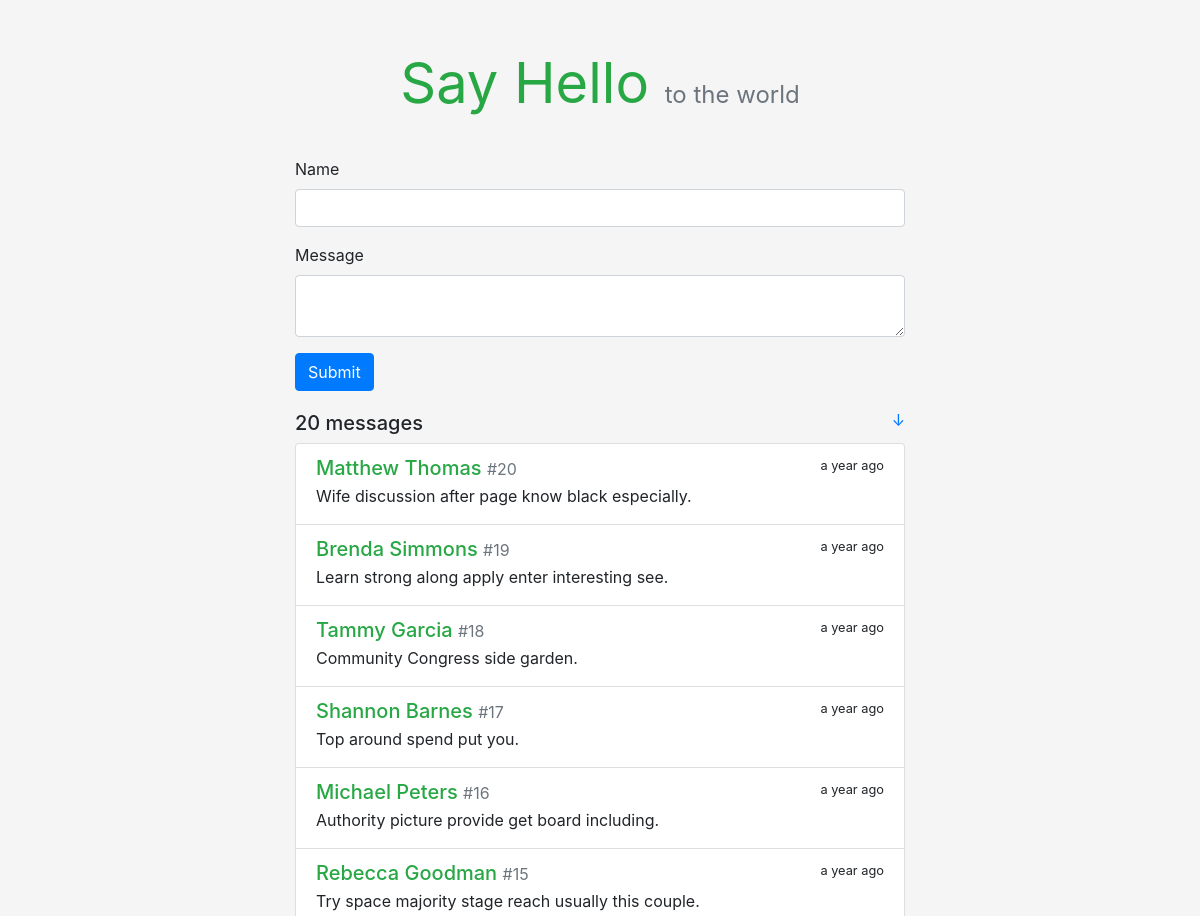
The app's page / (upper part), older data.
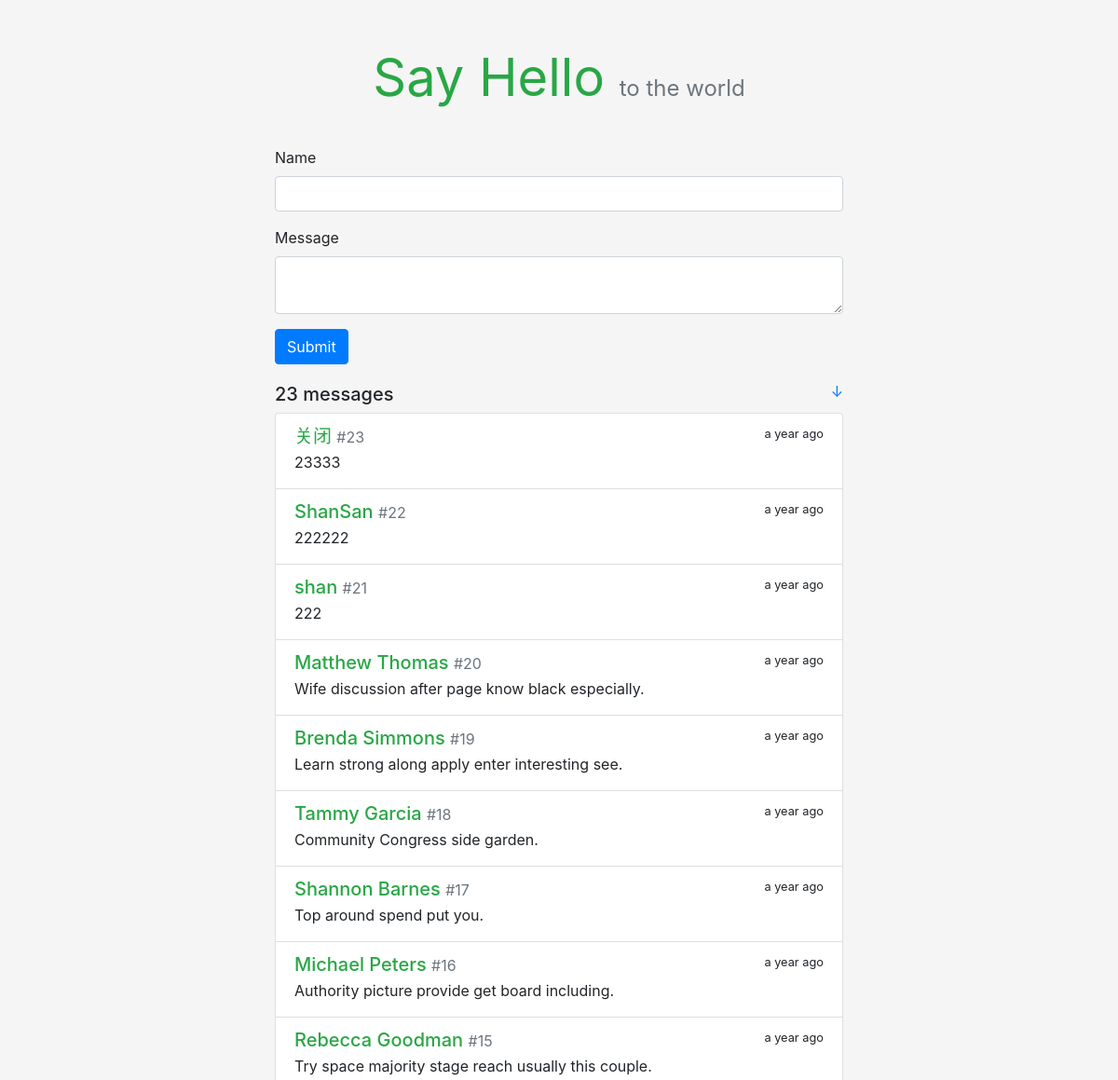
The same page, newer data.
### sayhello/models.py (models this page shows)
class Message(db.Model):
    id = db.Column(db.Integer, primary_key = True)
    body = db.Column(db.String(200))
    name = db.Column(db.String(20))
    timestamp = db.Column(db.DateTime, default=datetime.utcnow, index=True) # 留言时间戳

### sayhello/views.py (the view, shortened to what this page needs)
@app.route('/',methods=['GET', 'POST'])
def index():
    messages = Message.query.order_by(Message.timestamp.desc()).all()
    form = HelloForm()
    return render_template('index.html', form=form, messages=messages)

### sayhello/forms.py
class HelloForm(FlaskForm):
    name = StringField('Name', validators=[DataRequired(), Length(1, 20)])
    body = TextAreaField('Message', validators=[DataRequired(), Length(1, 200)])
    submit = SubmitField()

### sayhello/templates/index.html
{% extends 'base.html' %}
{% from 'bootstrap/form.html' import render_form %}
{% block content %}
    <div class="hello-form">
        {{ render_form(form, action=request.full_path) }}
    </div>
    <h5>{{ messages|length }} messages
        <small class="float-right">
            <a href="#bottom" title="Go Bottom">&darr;</a>
        </small>
    </h5>
    <div class="list-group">
        {% for message in messages %}
            <a class="list-group-item list-group-item-action flex-column">
                <div class="d-flex w-100 justify-content-between">
                    <h5 class="mb-1 text-success">{{ message.name }}
                        <small class="text-muted"> #{{ loop.revindex }}</small>
                    </h5>
                    <small data-toggle="tooltip" data-placement="top"
                           data-timestamp="{{ message.timestamp.strftime('%Y-%m-%dT%H:%M:%SZ') }}"
                           data-delay="500">
                        {{ moment(message.timestamp).fromNow(refresh=True) }}
                    </small>
                </div>
                <p class="mb-1">{{ message.body }}</p>
            </a>
        {% endfor %}
    </div>
{% endblock %}

### sayhello/templates/base.html (shortened to what this page needs)
<!DOCTYPE html>
<html lang="en">
<head>
    <link rel="stylesheet" href="{{ url_for('static', filename='css/bootstrap.min.css') }}" type="text/css">
    <link rel="stylesheet" href="{{ url_for('static', filename='css/style.css') }}" type="text/css">
</head>
<body>
<main class="container">
    <header>
        <h1 class="text-center display-4">
            <a href="{{ url_for('index') }}" class="text-success"><strong>Say Hello</strong></a>
            <small class="text-muted sub-title">to the world</small>
        </h1>
    </header>
    {% block content %}{% endblock %}
</main>
</body>
</html>

### sayhello/static/css/style.css (style rules this page uses)
body { background-color: rgb(245, 245, 245) !important; }
p { overflow-wrap: break-word; word-wrap: break-word; }
.container { max-width: 640px !important; }
.hello-form { margin-bottom: 20px; }
header { margin: 50px 0 40px 0; }
header h1 { font-size: 60px; font-weight: bold; }
.sub-title { font-size: 24px; }
header a { text-decoration: none !important; }

Row changes from the older to the newer data that the page shows:
added Message: name "关闭", timestamp "a year ago", body "23333"
added Message: name "ShanSan", timestamp "a year ago", body "222222"
added Message: name "shan", timestamp "a year ago", body "222"
Text that changed along with them:
{{ messages|length }}: "20" → "23"
